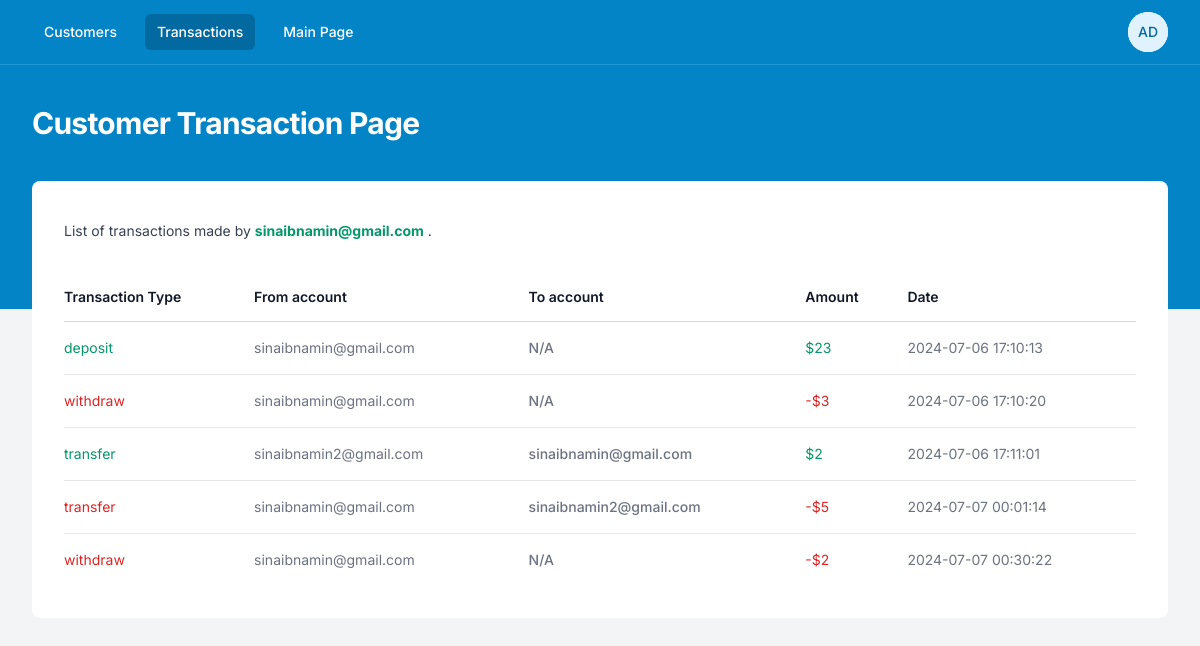
The page /assignment4/admin/customer_transactions.php?customer_email=sinaibnamin@gmail.com (signed in) on the database as committed earlier.
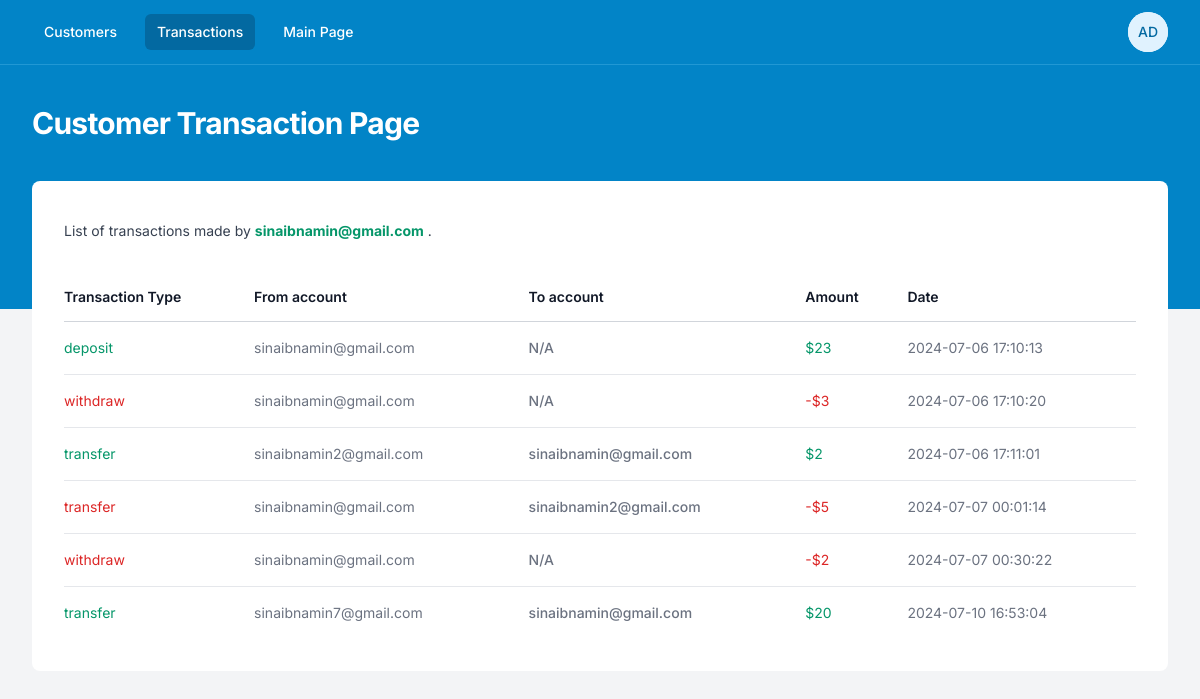
The same page on the database as committed later.
### tables this page shows
CREATE TABLE transactions (
    id INTEGER PRIMARY KEY AUTOINCREMENT,
    type TEXT NOT NULL,
    from_account_email TEXT NOT NULL,
    to_account_email TEXT,
    amount REAL NOT NULL,
    timestamp DATETIME NOT NULL
);

### test/module2_1/ep1/autoload.php (called while the page is built, shortened)
<?php
spl_autoload_register( function($className){
    $baseDir = 'app/classes/';
});

### assignment4/app/Controller/BaseController.php (called while the page is built, shortened)
<?php
class BaseController {
    public function __construct($db) {
        $this->db = $db;
    }
}

### assignment4/app/Controller/CustomerController.php (called while the page is built, shortened)
<?php
class CustomerController extends BaseController{
    public function customerAllTransaction($query_email = '') {
        if ($query_email !== '') {
            $customer_email = $query_email;
          } else {
            $customer_email = $_SESSION['customer_email'];
          }
        $stmt = $this->db->prepare("SELECT * FROM transactions WHERE (from_account_email = :from_account_email OR to_account_email = :to_account_email)");
        $stmt->bindValue(':from_account_email', $customer_email, SQLITE3_TEXT);
        $stmt->bindValue(':to_account_email', $customer_email, SQLITE3_TEXT);
        $result = $stmt->execute();
        $transactions = [];
        while ($row = $result->fetchArray(SQLITE3_ASSOC)) {
            if($row['type'] == 'deposit'){
                $row['color'] = 'green';
                $row['currency_sign'] = '$';
            }
            if($row['type'] == 'withdraw'){
                $row['color'] = 'red';
                $row['currency_sign'] = '-$';
            }
            if($row['type'] == 'transfer' && $row['from_account_email'] == $customer_email){
                $row['color'] = 'red';
                $row['currency_sign'] = '-$';
            }
            if($row['type'] == 'transfer' && $row['to_account_email'] == $customer_email){
                $row['color'] = 'green';
                $row['currency_sign'] = '$';
            }
            $transactions[] = $row;
        }
        return $transactions;
    }
}
?>

### assignment4/admin/customer_transactions.php (the view, shortened to what this page needs)
<?php
$customer_query_email = $_GET['customer_email'];
include 'header.php';
$customer = new CustomerController($db);
?>
  <div class="px-4 sm:px-6 lg:px-8">
    <div class="sm:flex sm:items-center">
      <div class="sm:flex-auto">
        <p class="mt-2 text-sm text-gray-700">
          List of transactions made by <b class="text-emerald-600"><?= $customer_query_email ?></b> .
        </p>
      </div>
    </div>
    <div class="mt-8 flow-root">
      <div class="-mx-4 -my-2 overflow-x-auto sm:-mx-6 lg:-mx-8">
        <div
          class="inline-block min-w-full py-2 align-middle sm:px-6 lg:px-8">
          <table class="min-w-full divide-y divide-gray-300">
            <thead>
              <tr>
                <th
                  scope="col"
                  class="whitespace-nowrap py-3.5 pl-4 pr-3 text-left text-sm font-semibold text-gray-900 sm:pl-0">
                  Transaction Type
                </th>
                <th
                  scope="col"
                  class="whitespace-nowrap py-3.5 pl-4 pr-3 text-left text-sm font-semibold text-gray-900 sm:pl-0">
                  From account
                </th>
                <th
                  scope="col"
                  class="whitespace-nowrap px-2 py-3.5 text-left text-sm font-semibold text-gray-900">
                  To account
                </th>
                <th
                  scope="col"
                  class="whitespace-nowrap px-2 py-3.5 text-left text-sm font-semibold text-gray-900">
                  Amount
                </th>
                <th
                  scope="col"
                  class="whitespace-nowrap px-2 py-3.5 text-left text-sm font-semibold text-gray-900">
                  Date
                </th>
              </tr>
            </thead>
            <?php
            $red_class = "text-red-600";
            $green_class = "text-emerald-600";
            ?>
            <tbody class="divide-y divide-gray-200 bg-white">
              <?php foreach($customer->customerAllTransaction($customer_query_email) as $transaction): ?>
              <tr>
                <td
                  class="whitespace-nowrap py-4 pl-4 pr-3 text-sm sm:pl-0 <?= $transaction['color'] == 'red' ? $red_class : $green_class; ?>">
                  <?= $transaction['type']; ?>
                </td>
                <td
                  class="whitespace-nowrap py-4 pl-4 pr-3 text-sm text-gray-500 sm:pl-0">
                  <?= $transaction['from_account_email']; ?>
                </td>
                <td
                  class="whitespace-nowrap px-2 py-4 text-sm font-medium text-gray-500">
                  <?= $transaction['to_account_email'] ?? 'N/A'; ?>
                </td>
                <td
                  class="whitespace-nowrap px-2 py-4 text-sm <?= $transaction['color'] == 'red' ? $red_class : $green_class; ?>">
                  <?= $transaction['currency_sign'] . $transaction['amount']; ?>
                </td>
                <td
                  class="whitespace-nowrap px-2 py-4 text-sm text-gray-500">
                  <?= $transaction['timestamp']; ?>
                </td>
              </tr>
              <?php endforeach; ?>
            </tbody>
          </table>
        </div>
      </div>
    </div>
  </div>
<?php
include 'footer.php';
?>

Rows that differ between the two databases and show on the page:
added transactions: type "transfer", from_account_email "sinaibnamin7@gmail.com", to_account_email "sinaibnamin@gmail.com", currency_sign "$", amount "20", timestamp "2024-07-10 16:53:04"
